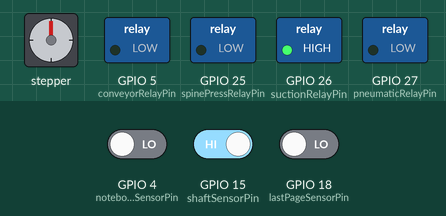
Recording of a sketch running on a simulated ESP32. Shown: stepper motor, switched loads named in the sketch (green lamp = pin HIGH). Wiring (inferred from the names in the program): stepper motor driver (200 steps per turn assumed): step GPIO 13; direction GPIO 14. Inputs (shaded band) come from the test bench; at power-on: GPIO 4 (notebookSensorPin) LOW, GPIO 18 (lastPageSensorPin) LOW, GPIO 15 (shaftSensorPin) HIGH. Pins used as bus, display or sensor lines are not drawn; what the sketch prints to the serial monitor is not drawn.

Above: at 2.2 s.
2.3 s: GPIO 4 (notebookSensorPin) driven HIGH and GPIO 18 (lastPageSensorPin) driven HIGH
At 4.3 s:
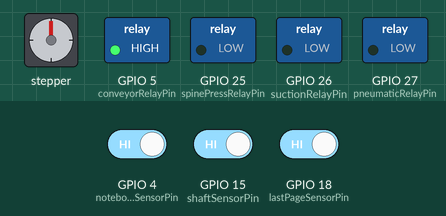
5.3 s: GPIO 15 (shaftSensorPin) driven LOW
At 5.9 s:
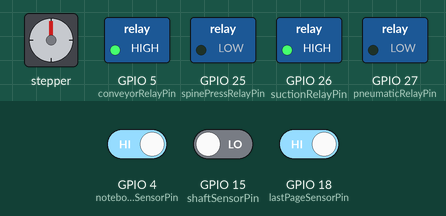
8.3 s: GPIO 15 (shaftSensorPin) driven HIGH
At 9.3 s:
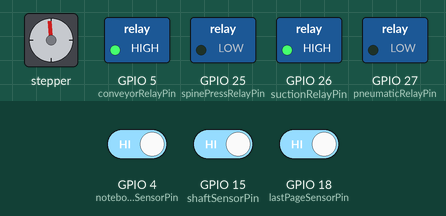
11.3 s: GPIO 15 (shaftSensorPin) driven LOW
At 12.8 s:
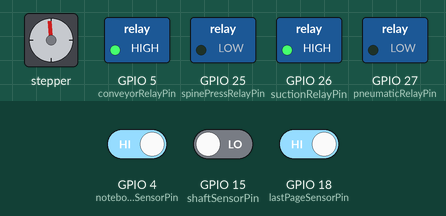
14.3 s: GPIO 15 (shaftSensorPin) driven HIGH
At 15.9 s:
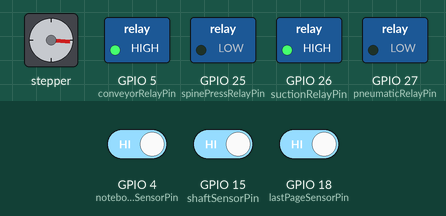
17.3 s: GPIO 15 (shaftSensorPin) driven LOW
Timing chart, 0 to 67.8 s (numbered marks = the images above; inputs shaded):
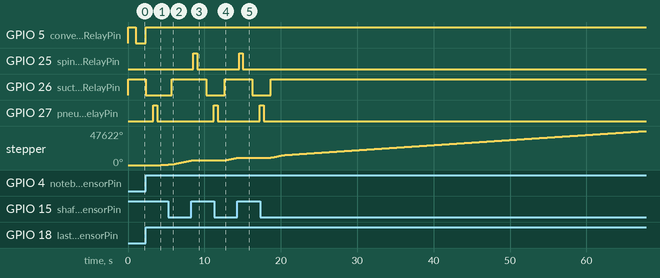

The sketch:

scanner_with_counter.ino
```cpp
// ==========================================
// 1. PIN DEFINITIONS
// ==========================================

// Conveyor & Notebook Sensor Pins
const int notebookSensorPin  = 4;   // Detects the notebook on the conveyor (HIGH = detected)
const int conveyorRelayPin   = 5;   // Conveyor Motor (ACTIVE LOW: LOW = ON, HIGH = OFF)

// Scanner & Stepper Pins
const int stepPin            = 13;
const int dirPin             = 14;
const int suctionRelayPin    = 26;  // Suction pump  (ACTIVE LOW:  LOW  = suction ON)
const int pneumaticRelayPin  = 27;  // Page-turn pneumatic (ACTIVE HIGH: HIGH = extended)

// Spine Press Pneumatic Relay Pin
// GPIO 25: safe general-purpose output, unused, away from UART2 (16/17)
// ACTIVE HIGH: HIGH = press down (extend), LOW = release (retract)
const int spinePressRelayPin = 25;

// Shaft Proximity Sensor Pin
const int shaftSensorPin     = 15;

// Last-Page Proximity Sensor Pin
// HIGH = page detected (more pages remain)
// LOW  = no page detected (last page scanned → scan complete)
const int lastPageSensorPin  = 18;

// Jetson Nano UART Pins
const int RXD2 = 16;
const int TXD2 = 17;


// ==========================================
// 2. MOTION PARAMETERS (Ramped Stepping)
// ==========================================
// All intervals are microseconds BETWEEN steps. Bigger = slower.

const int  pulseWidth        = 5;     // Microseconds PUL stays HIGH

const int  START_INTERVAL    = 3000;  // Speed at the very first step (very slow)
const int  GRAB_INTERVAL     = 1800;  // Top speed WHILE holding the paper
const int  FREE_INTERVAL     = 800;   // Top speed AFTER paper is released
const int  HOME_INTERVAL     = 2500;  // Speed when creeping onto the home sensor

const int  ACCEL_US_PER_STEP = 6;     // µs the interval shrinks each step (acceleration)
const int  DECEL_US_PER_STEP = 6;     // µs the interval grows each step (deceleration)

// Drop the paper after this many steps even while motor is still turning
const long DROP_STEP         = 166;

// How many steps before home to start slowing down.
// Learned automatically after the first full rotation (see lastRevSteps).
const long DECEL_STEPS       = 120;

// After the shaft sensor triggers, creep this many more steps at HOME_INTERVAL
// to correct the 15° physical offset between sensor position and true home.
// Formula: (15 / 360) × steps_per_revolution
//
//   200  steps/rev (1x  microstep) →   8 steps
//   400  steps/rev (2x  microstep) →  17 steps
//   800  steps/rev (4x  microstep) →  33 steps
//   1600 steps/rev (8x  microstep) →  67 steps
//   3200 steps/rev (16x microstep) → 133 steps
//
// ↓ SET THIS to match your DM542E DIP-switch microstep setting ↓
const int  HOME_OFFSET_STEPS = 33;

// Spine press dwell time (ms) between downstroke and upstroke
const int  SPINE_PRESS_HOLD_MS = 500;

// Steps counted on the previous full rotation (0 = unknown yet)
long lastRevSteps = 0;

// State tracker to prevent Serial Monitor spam
bool isConveyorMoving = false;

// ── PAGE COUNTER ──────────────────────────────────────────────────────────────
// Counts how many scan cycles have completed for the current notebook session.
// Incremented at the end of each runScanCycle().
// Reset to 0 when the conveyor starts running again (new notebook or session end).
int pageCount = 0;
// ─────────────────────────────────────────────────────────────────────────────


// ==========================================
// 3. STEPPER HELPERS
// ==========================================
void stepOnce(int interval) {
  digitalWrite(stepPin, HIGH);
  delayMicroseconds(pulseWidth);
  digitalWrite(stepPin, LOW);
  delayMicroseconds(interval);
}

// Move interval one notch toward target (never overshoot)
int rampToward(int interval, int target, int rate) {
  if (interval > target) {
    interval -= rate;
    if (interval < target) interval = target;
  } else if (interval < target) {
    interval += rate;
    if (interval > target) interval = target;
  }
  return interval;
}


// ==========================================
// 4. SCANNING SEQUENCE FUNCTION
// ==========================================
void runScanCycle() {
  Serial.println("\n--- NEW PAGE SCAN CYCLE STARTING ---");

  // ── Step 2: Suction ON to grab paper ──────────────────────────────────
  Serial.println("Step 2: Suction ON");
  digitalWrite(suctionRelayPin, LOW);
  delay(1000);


  // ── Step 1: Extend pneumatic stroke ───────────────────────────────────
  Serial.println("Step 1: Extending pneumatic stroke");
  digitalWrite(pneumaticRelayPin, HIGH);
  delay(500);


  // ── Step 3: Retract pneumatic stroke to lift paper ────────────────────
  Serial.println("Step 3: Retracting pneumatic stroke");
  digitalWrite(pneumaticRelayPin, LOW);
  delay(500);

  // ── Step 4: Turn page with ramped speed profile ───────────────────────
  Serial.println("Step 4: Rotating (ramped) until shaft sensor triggered...");

  long stepCount    = 0;
  bool paperDropped = false;
  int  interval     = START_INTERVAL;

  // SAFETY: If sensor is already HIGH, creep forward slowly to clear it
  while (digitalRead(shaftSensorPin) == HIGH) {
    stepOnce(HOME_INTERVAL);
  }

  // Main rotation: step while sensor is LOW (not yet at home)
  while (digitalRead(shaftSensorPin) == LOW) {

    // Decide target speed for this step
    bool nearHome = (lastRevSteps > 0) && (stepCount >= lastRevSteps - DECEL_STEPS);

    int target;
    if (nearHome) {
      target = HOME_INTERVAL;   // ease into home sensor
    } else if (!paperDropped) {
      target = GRAB_INTERVAL;   // gentle while holding paper
    } else {
      target = FREE_INTERVAL;   // faster once paper is released
    }

    // Ramp toward target (accelerate or decelerate, never jump)
    int rate = (interval > target) ? ACCEL_US_PER_STEP : DECEL_US_PER_STEP;
    interval = rampToward(interval, target, rate);

    stepOnce(interval);
    stepCount++;

    // Mid-rotation drop: release suction after reaching DROP_STEP
    if (stepCount == DROP_STEP && !paperDropped) {
      digitalWrite(suctionRelayPin, HIGH);
      Serial.println("  Drop: Suction OFF → paper releases midway");
      paperDropped = true;
    }
  }

  // ── 15° offset correction ─────────────────────────────────────────────
  // Sensor has fired. Motor is already crawling at HOME_INTERVAL from the
  // nearHome deceleration above, so there is no jerk. Creep the remaining
  // HOME_OFFSET_STEPS to land exactly on true home position.
  Serial.print("  Shaft sensor triggered. Creeping ");
  Serial.print(HOME_OFFSET_STEPS);
  Serial.println(" more steps for 15° offset correction...");

  for (int i = 0; i < HOME_OFFSET_STEPS; i++) {
    stepOnce(HOME_INTERVAL);
    stepCount++;           // keep total accurate for next cycle's decel window
  }

  Serial.println("  True home reached.");
  // ─────────────────────────────────────────────────────────────────────

  // Save full revolution length (including offset) for next cycle
  lastRevSteps = stepCount;
  Serial.print("  Revolution steps recorded: ");
  Serial.println(lastRevSteps);

  // Ensure suction is off if paper wasn't dropped mid-rotation
  if (!paperDropped) {
    digitalWrite(suctionRelayPin, HIGH);
    Serial.println("  Drop: Suction OFF → paper releases at home stop");
  }

  // Let shaft physically settle before spine press
  delay(150);

  // ── Step 4b: Spine press — flatten notebook spine ─────────────────────
  // Runs AFTER the page-turn arm has reached true home,
  // BEFORE the camera capture, so the page lies flat in the scan window.
  Serial.println("Step 4b: Spine press DOWN (flattening spine)...");
  digitalWrite(spinePressRelayPin, HIGH);    // Extend: press down on spine
  delay(SPINE_PRESS_HOLD_MS);               // Hold for 500 ms
  digitalWrite(spinePressRelayPin, LOW);     // Retract: release spine
  Serial.println("Step 4b: Spine press UP (released).");
  delay(200);                               // Brief settle before capture
  // ─────────────────────────────────────────────────────────────────────

  // ── Step 5: Trigger camera capture via Jetson Nano ────────────────────
  Serial.println("Step 5: Sending CAPTURE command to Jetson...");
  Serial2.println("CAPTURE");

  // Wait for Jetson to finish before returning to main loop
  delay(1000);

  // ── Step 6: Increment page counter and report ─────────────────────────
  pageCount++;
  Serial.print("Step 6: Scan cycle complete. Pages scanned this session: ");
  Serial.println(pageCount);
  Serial.println();
  // ─────────────────────────────────────────────────────────────────────
}


// ==========================================
// 5. SETUP
// ==========================================
void setup() {
  Serial.begin(115200);
  Serial2.begin(115200, SERIAL_8N1, RXD2, TXD2);

  Serial.println("System starting up...");

  // Inputs
  pinMode(notebookSensorPin, INPUT);
  pinMode(shaftSensorPin,    INPUT_PULLUP);
  pinMode(lastPageSensorPin, INPUT);

  // Outputs
  pinMode(conveyorRelayPin,    OUTPUT);
  pinMode(suctionRelayPin,     OUTPUT);
  pinMode(pneumaticRelayPin,   OUTPUT);
  pinMode(spinePressRelayPin,  OUTPUT);
  pinMode(stepPin,             OUTPUT);
  pinMode(dirPin,              OUTPUT);

  // Safe initial states
  digitalWrite(conveyorRelayPin,   HIGH);  // Conveyor OFF        (Active LOW)
  digitalWrite(suctionRelayPin,    HIGH);  // Suction OFF         (Active LOW)
  digitalWrite(pneumaticRelayPin,  LOW);   // Page-turn retracted (Active HIGH)
  digitalWrite(spinePressRelayPin, LOW);   // Spine press retracted (Active HIGH)
  digitalWrite(stepPin,            LOW);
  digitalWrite(dirPin,             HIGH);

  Serial.println("Setup complete. System Ready.");
  delay(1000);
}


// ==========================================
// 6. MAIN LOOP
// ==========================================
void loop() {
  int notebookState = digitalRead(notebookSensorPin);
  int lastPageState = digitalRead(lastPageSensorPin);

  if (notebookState == HIGH && lastPageState == HIGH) {
    // Notebook present AND pages remain → stop conveyor, scan next page
    digitalWrite(conveyorRelayPin, HIGH);   // Conveyor OFF

    if (isConveyorMoving) {
      Serial.println("Notebook + pages detected! Conveyor STOPPED. Starting scan...");
      isConveyorMoving = false;
    }

    runScanCycle();

  } else {
    // No notebook, or last page done → run conveyor
    digitalWrite(conveyorRelayPin, LOW);    // Conveyor ON

    if (!isConveyorMoving) {

      // ── Reset page counter when conveyor resumes ───────────────────────
      // Triggered once per transition (isConveyorMoving flips from false→true).
      // Guard (pageCount > 0) avoids a spurious "0 pages" message on an
      // empty-belt run where no notebook was ever scanned.
      if (pageCount > 0) {
        Serial.print("Session total: ");
        Serial.print(pageCount);
        Serial.println(" page(s) scanned. Resetting counter for next notebook.");
        pageCount = 0;
      }
      // ──────────────────────────────────────────────────────────────────

      if (notebookState == HIGH && lastPageState == LOW) {
        Serial.println("Scan complete. Notebook moving out. Conveyor RUNNING.");
      } else {
        Serial.println("Path clear. Conveyor RUNNING.");
      }
      isConveyorMoving = true;
    }

    delay(100);
  }
}
```

Measured:
- after the input at 2.3 s, GPIO 5 (conveyorRelayPin): LOW → HIGH at once; GPIO 26 (suctionRelayPin): HIGH → LOW at once; GPIO 27 (pneumaticRelayPin): LOW → HIGH after 1.0 s, → LOW 0.50 s later; stepper: keeps turning clockwise at about 716°/s, starting after 2.0 s
- after the input at 5.3 s, GPIO 26 (suctionRelayPin): LOW → HIGH after 0.42 s
- after the input at 8.3 s, GPIO 25 (spinePressRelayPin): LOW → HIGH after 0.24 s, → LOW 0.50 s later; GPIO 26 (suctionRelayPin): HIGH → LOW after 1.9 s; GPIO 27 (pneumaticRelayPin): LOW → HIGH after 2.9 s
- after the input at 11.3 s, GPIO 26 (suctionRelayPin): LOW → HIGH after 1.4 s
- after the input at 14.3 s, GPIO 25 (spinePressRelayPin): LOW → HIGH after 0.24 s, → LOW 0.50 s later; GPIO 26 (suctionRelayPin): HIGH → LOW after 1.9 s; GPIO 27 (pneumaticRelayPin): LOW → HIGH after 2.9 s
- after the input at 17.3 s, GPIO 26 (suctionRelayPin): LOW → HIGH after 1.4 s
